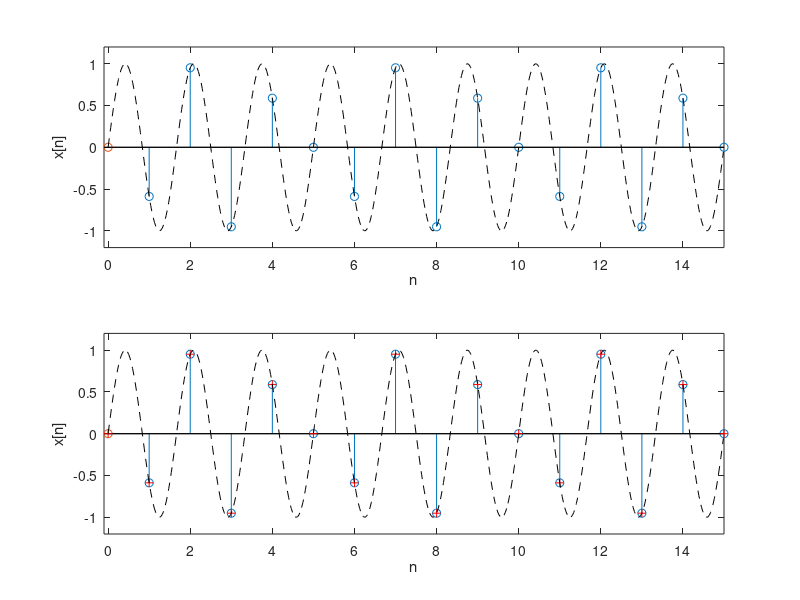

Write MATLAB code to recreate this figure.
% Exemplo serie de Fourier em tempo discreto
% video associado: https://youtu.be/MnxffUdZmsI

% LAA 8/09/17

clear
close all

% parametros 
m=3;
N=5;

% frequencia fundamental
wo=2*pi/N;

n=1:20;
x(n)=sin(m*wo*n);

% senoide "continua" para ajudar a guiar o olho no grafico
% esta senoide nao eh usada para mais nada
t=0:pi/100:15;
X=sin(3*wo*t);


figure(1)
subplot(211)
set(gca,'FontSize',18)
stem(n, x)
hold on
stem(0, x(N))
plot(t,X,'k--')
hold off
xlabel('n')
ylabel('x[n]') 
axis([-0.1 length(n)-N -1.2 1.2])


%%
j=sqrt(-1);

% a serie de Fourier (apenas para valores maiores que zero para evitar indices negativos ou nulos no MATLAB)
a=zeros(1,18);
for k=3:5:18
  a(k)=1/(2*j);
end;
for k=2:5:17
  a(k)=-1/(2*j);
end;

% sintese do sinal a partir da soma de fasores de quaisquer 5 valores
% consecutivos de k (>0 e ate 18 neste exemplo);

% escolha o k inicial (note que para qualquer valor de k o sinal sintetizado eh o mesmo):
k=1;

% fasores
f1(n)=a(k)*exp(j*k*wo*n);
k=k+1;
f2(n)=a(k)*exp(j*k*wo*n);
k=k+1;
f3(n)=a(k)*exp(j*k*wo*n);
k=k+1;
f4(n)=a(k)*exp(j*k*wo*n);
k=k+1;
f5(n)=a(k)*exp(j*k*wo*n);

% soma dos fasores para resultar no sinal sintetizado
xs(n)=f1(n)+f2(n)+f3(n)+f4(n)+f5(n);

% soma dos fasores "classicos"
xc(n)=a(3)*exp(j*3*wo*n)+conj(a(3))*exp(-j*3*wo*n);

figure(1)
subplot(212)
set(gca,'FontSize',18)
stem(n, xs)
hold on
stem(0, xs(N))
plot(n, xc,'r+')
plot(0, xc(N),'r+')
plot(t,X,'k--')
hold off
xlabel('n')
ylabel('x[n]') 
axis([-0.1 length(n)-N -1.2 1.2])

% print -dpng SerieDisc.png
